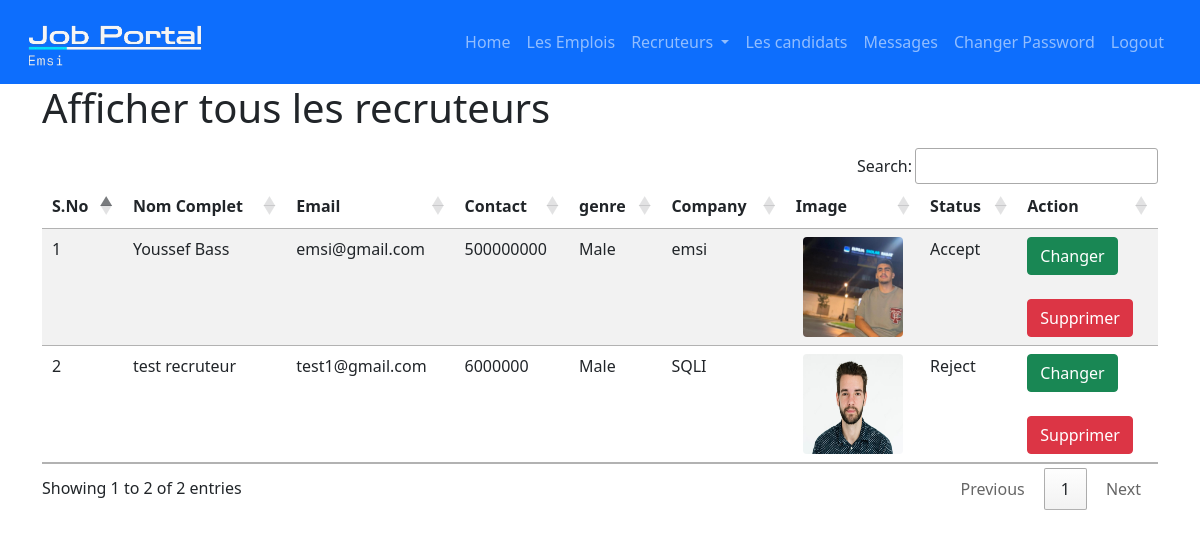
Screenshot of /all_recruiters/ (signed in) with the database file from the repository.
### job/models.py (models this page shows, shortened)
class Recruitor(models.Model):
    user = models.ForeignKey(User,on_delete=models.CASCADE)
    mobile = models.IntegerField(max_length=15,null=True)
    image = models.FileField(null=True)
    gender = models.CharField(max_length=15,null=True)
    company = models.CharField(max_length=100,null=True)
    type = models.CharField(max_length=15,null=True)
    status = models.CharField(max_length=20,null=True)

### job/views.py (the view)
# urls.py: path('all_recruiters/',all_recruiters,name="all_recruiters"),
def all_recruiters(request):
    if not request.user.is_authenticated:
        return redirect('admin_login')
    if not request.user.is_staff:
        return redirect('Logout')
    data = Recruitor.objects.all()
    d={'data':data,'nbar':'all_recruiters'}
    return render(request,'all_recruiters.html',d)

### job/templates/all_recruiters.html
{% load static %}
{% block body %}
{% include "admin_navigation.html" %}
<div class="container">
  <h1>Afficher tous les recruteurs</h1>
  <table id="example" class="table table-striped">
    <thead>
      <tr>
        <th>S.No</th>
        <th>Nom Complet</th>
        <th>Email </th>
        <th>Contact</th>
        <th>genre</th>
        <th>Company</th>
        <th>Image</th>
        <th>Status</th>
        <th>Action</th>
      </tr>
    </thead>
    <tbody>
      {% for i in data %}
      <tr>
        <td>{{forloop.counter}}</td>
        <td>{{i.user.first_name}} {{i.user.last_name}}</td>
        <td>{{i.user.username}}</td>
        <td>{{i.mobile}}</td>
        <td>{{i.gender}}</td>
        <td>{{i.company}}</td>
        <div class="mb-3">
          {% if i.image.url != "" %}
          <td><img src="{{i.image.url}}" class="rounded mx-auto d-block" style="width: 100px; height: 100px;" alt=""></td>
          {% else %}
          <td>No Image</td>
          {% endif %}
        </div>
        <td>{{i.status}}</td>
        <td>
          <a class="btn btn-success" href="{% url 'change_status' i.id %}">Changer</a><br><br>
          <a class="btn btn-danger" onclick="return confirm('Are You Sure?')" href="{% url 'delete_recruiter' i.user.id %}">Supprimer</a>
        </td>
      </tr>
      {% endfor %}
    </tbody>
  </table>
</div>
{% endblock %}

### job/templates/admin_navigation.html (shortened to what this page needs)
<!DOCTYPE html>
{% load static %}
<html lang="en" dir="ltr">
<head>
  <link href="https://cdn.jsdelivr.net/npm/bootstrap@5.1.3/dist/css/bootstrap.min.css" rel="stylesheet">
  <link rel="stylesheet" href="https://cdn.datatables.net/1.12.1/css/jquery.dataTables.min.css">
  <link rel="stylesheet" href="https://cdn.datatables.net/buttons/2.2.3/css/buttons.dataTables.min.css">
</head>
<body>
  <nav class="navbar navbar-expand-lg navbar-dark bg-primary">
    <div class="container-fluid">
      <a class="navbar-brand" href="{% url 'admin_home' %}"><img src="{% static 'images/logo.png' %}" class="img-fluid" style="width: 200px" alt="" ></a>
      <div class="collapse navbar-collapse justify-content-end" id="navbarNav">
        <ul class="navbar-nav">
          <li class="nav-item">
            <a class="nav-link {% if  nbar == 'home' %}active{% endif %}" aria-current="page" href="{% url 'admin_home' %}">Home</a>
          </li>
          <li class="nav-item">
            <a class="nav-link {% if  nbar == 'admin_joblist' %}active{% endif %}" href="{% url 'admin_joblist' %}">Les Emplois</a>
          </li>
    <div class="collapse navbar-collapse" id="navbarNavDarkDropdown">
      <ul class="navbar-nav">
        <li class="nav-item dropdown">
          <a class="nav-link dropdown-toggle" href="#" id="navbarDarkDropdownMenuLink" role="button" data-bs-toggle="dropdown" aria-expanded="false">
            Recruteurs
          </a>
        </li>
      </ul>
    </div>
          <li class="nav-item">
            <a class="nav-link {% if  nbar == 'views_users' %}active{% endif %}" href="{% url 'view_users' %}">Les candidats</a>
          </li>
          <li class="nav-item">
            <a class="nav-link {% if  nbar == 'messages' %}active{% endif %}" href="{% url 'messages' %}">Messages</a>
          </li>
          <li class="nav-item">
            <a class="nav-link {% if  nbar == 'change_passwordadmin' %}active{% endif %}"  href="{% url 'change_passwordadmin' %}">Changer Password</a>
          </li>
          <li class="nav-item">
            <a class="nav-link" href="{% url 'Logout' %}">Logout</a>
          </li>
        </ul>
      </div>
    </div>
  </nav>
</body>
</html>

### rows the page displays
Recruitor: user.first_name "Youssef", user.last_name "Bass", user.username "emsi@gmail.com", mobile "500000000", gender "Male", company "emsi", image (picture), status "Accept"
Recruitor: user.first_name "test", user.last_name "recruteur", user.username "test1@gmail.com", mobile "6000000", gender "Male", company "SQLI", image (picture), status "Reject"
